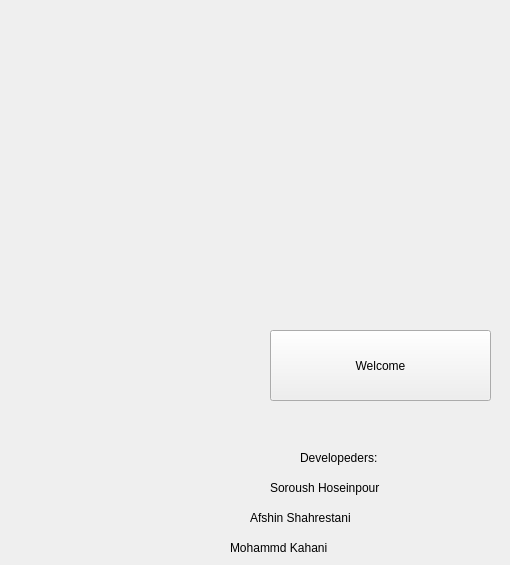
    <widget class="QWidget" name="WelcomePage">
     <widget class="QPushButton" name="WelcomePageButton">
      <property name="geometry">
       <rect>
        <x>270</x>
        <y>330</y>
        <width>221</width>
        <height>71</height>
       </rect>
      </property>
      <property name="text">
       <string>Welcome</string>
      </property>
     </widget>
     <widget class="QLabel" name="label_7">
      <property name="geometry">
       <rect>
        <x>270</x>
        <y>480</y>
        <width>201</width>
        <height>16</height>
       </rect>
      </property>
      <property name="text">
       <string>Soroush Hoseinpour</string>
      </property>
     </widget>
     <widget class="QLabel" name="label_8">
      <property name="geometry">
       <rect>
        <x>300</x>
        <y>450</y>
        <width>201</width>
        <height>16</height>
       </rect>
      </property>
      <property name="text">
       <string>Developeders:</string>
      </property>
     </widget>
     <widget class="QLabel" name="label_9">
      <property name="geometry">
       <rect>
        <x>250</x>
        <y>510</y>
        <width>231</width>
        <height>16</height>
       </rect>
      </property>
      <property name="text">
       <string>Afshin Shahrestani</string>
      </property>
     </widget>
     <widget class="QLabel" name="label_10">
      <property name="geometry">
       <rect>
        <x>230</x>
        <y>540</y>
        <width>181</width>
        <height>16</height>
       </rect>
      </property>
      <property name="text">
       <string>Mohammd Kahani</string>
      </property>
     </widget>
    </widget>
